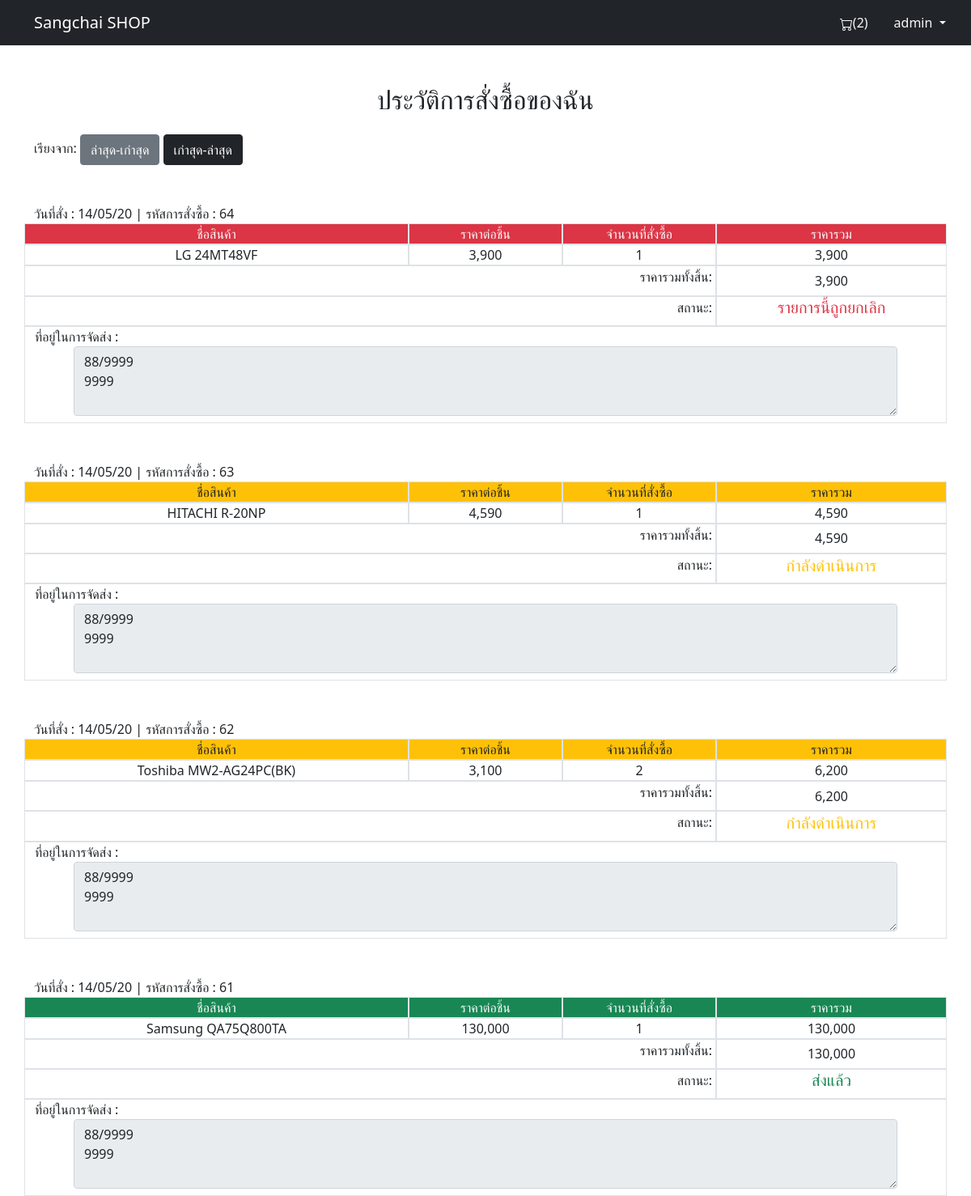
Screenshot of /order_history.php (signed in) with the database file from the repository.
### tables this page shows
CREATE TABLE `sell` (
  `sellid` int(3) NOT NULL,
  `userid` int(5) NOT NULL,
  `date` varchar(8) NOT NULL,
  `status` varchar(20) DEFAULT NULL,
  `address` varchar(300) DEFAULT NULL
);

CREATE TABLE `sellinfo` (
  `sellid` int(5) NOT NULL,
  `pdid` int(5) NOT NULL,
  `price` int(6) NOT NULL,
  `count` int(3) NOT NULL,
  `sellinfoid` int(11) NOT NULL
);

CREATE TABLE `product` (
  `productid` int(3) NOT NULL,
  `typeid` int(3) NOT NULL,
  `brandid` int(3) NOT NULL,
  `PDname` varchar(50) NOT NULL,
  `price` int(7) NOT NULL,
  `count` int(3) NOT NULL,
  `picture` varchar(255) NOT NULL,
  `info` varchar(8000) NOT NULL
);

### order_history.php (the view, shortened to what this page needs)
<?php
include('conectDB.php');
$userid = $_SESSION['userid'];
if (isset($_GET['oldFirst'])) {
    $sql = "SELECT * FROM `sell` WHERE `userid`=$userid ORDER BY `sellid`";
} else {
    $sql = "SELECT * FROM `sell` WHERE `userid`=$userid ORDER BY `sellid` DESC";
}
$resultsell =  mysqli_query($conect, $sql);
$rowofsell = mysqli_fetch_array($resultsell);
?>
<!DOCTYPE html>
<html lang="en">
<head>
    <link rel="stylesheet" href="style.css">
    <link href="https://cdn.jsdelivr.net/npm/bootstrap@5.0.0-beta3/dist/css/bootstrap.min.css" rel="stylesheet">
</head>
<body>
    <nav class="navbar navbar-expand-lg navbar-dark bg-dark justify-content-between flex-nowrap flex-row">
        <div class="container">
            <a href="index.php" class="navbar-brand float-left">Sangchai SHOP</a>
            <div class="row">
                <div class=" col-lg-6 d-flex justify-content-end p-0">
                    <?php if (isset($_SESSION['userid'])) {
                        $usid = $_SESSION['userid'];
                        $sqlcart = "SELECT * FROM cart WHERE userid=$usid";
                        $re = mysqli_query($conect, $sqlcart);
                        if (mysqli_num_rows($re) == 1) {
                            $rowcart = mysqli_fetch_array($re);
                            $cartid = $rowcart['cartid'];
                            $sqlcart = "SELECT * FROM cartINFO WHERE cartid=$cartid";
                            $re = mysqli_query($conect, $sqlcart);
                            $countcart = 0;
                            while ($rowcart = mysqli_fetch_array($re)) {
                                $countcart += $rowcart['count'];
                            }
                        } else {
                            $countcart = 0;
                        }
                    } else {
                        $countcart = 0;
                    }
                    ?>
                    <a href="cart.php" class="nav-link text-light">(<label id="cart"><?php echo $countcart; ?></label>)</a>
                </div>
                <div class="dropdown col-lg-6 d-flex justify-content-start p-0">
                    <a class="nav-link text-light dropdown-toggle" href="#" role="button" id="dropdownMenuLink" data-bs-toggle="dropdown" aria-expanded="false">
                        <?php echo $_SESSION['username'] ?>
                    </a>
                </div>
            </div>
        </div>
    </nav>
    <div class="container mt-5">
        <div class="d-flex justify-content-center mb-3">
            <h2>ประวัติการสั่งซื้อของฉัน</h2>
        </div>
        เรียงจาก:
        <?php if (isset($_GET['oldFirst'])) : ?>
            <a href="order_history.php" class="btn btn-dark">ล่าสุด-เก่าสุด</a>
            <a href="order_history.php?oldFirst=1" class="btn btn-secondary">เก่าสุด-ล่าสุด</a>
        <?php else : ?>
            <a href="order_history.php" class="btn btn-secondary">ล่าสุด-เก่าสุด</a>
            <a href="order_history.php?oldFirst=1" class="btn btn-dark">เก่าสุด-ล่าสุด</a>
        <?php endif ?>
        <div>
            <?php if ($rowofsell) :
            ?>
                <?php do { ?>
                    <?php $sellid = $rowofsell['sellid'] ?>
                    <?php $sql = "SELECT *,price*count  AS total FROM  `sellinfo` WHERE `sellid`=$sellid";
                    $resulsellinfo = mysqli_query($conect, $sql);
                    ?>
                    <div class="row">
                        <div class="col-md-12 mt-5">
                            วันที่สั่ง : <?php echo $rowofsell['date'] ?>
                            | รหัสการสั่งซื้อ : <?php echo $rowofsell['sellid'] ?>
                        </div>
                    </div>
                    <?php if ($rowofsell['status'] == "กำลังดำเนินการ") : ?>
                        <div class="row bg-warning">
                            <div class="col-md-5 d-flex justify-content-center border">
                                ชื่อสินค้า
                            </div>
                            <div class="col-md-2 d-flex justify-content-center border">
                                ราคาต่อชิ้น
                            </div>
                            <div class="col-md-2 d-flex justify-content-center border">
                                จำนวนที่สั่งซื้อ
                            </div>
                            <div class="col-md-3 d-flex justify-content-center border">
                                ราคารวม
                            </div>
                        </div>
                    <?php elseif ($rowofsell['status'] == "ส่งแล้ว") : ?>
                        <div class="row bg-success text-light">
                            <div class="col-md-5 d-flex justify-content-center border">
                                ชื่อสินค้า
                            </div>
                            <div class="col-md-2 d-flex justify-content-center border">
                                ราคาต่อชิ้น
                            </div>
                            <div class="col-md-2 d-flex justify-content-center border">
                                จำนวนที่สั่งซื้อ
                            </div>
                            <div class="col-md-3 d-flex justify-content-center border">
                                ราคารวม
                            </div>
                        </div>
                    <?php else : ?>
                        <div class="row bg-danger text-light">
                            <div class="col-md-5 d-flex justify-content-center border">
                                ชื่อสินค้า
                            </div>
                            <div class="col-md-2 d-flex justify-content-center border">
                                ราคาต่อชิ้น
                            </div>
                            <div class="col-md-2 d-flex justify-content-center border">
                                จำนวนที่สั่งซื้อ
                            </div>
                            <div class="col-md-3 d-flex justify-content-center border">
                                ราคารวม
                            </div>
                        </div>
                    <?php endif ?>
                    <?php $total = 0; ?>
                    <?php while ($rowsellinfo = mysqli_fetch_array($resulsellinfo)) {
                    ?>
                        <?php
                        $PDID = $rowsellinfo['pdid'];
                        $sql = "SELECT PDname FROM `product` WHERE productid=$PDID";
                        $productName = mysqli_query($conect, $sql);
                        $productName = mysqli_fetch_array($productName)['PDname'];
                        ?>
                        <div class="row">
                            <div class="col-md-5 d-flex justify-content-center border">
                                <?php echo $productName; ?>
                            </div>
                            <div class="col-md-2 d-flex justify-content-center border">
                                <?php echo number_format($rowsellinfo['price']); ?>
                            </div>
                            <div class="col-md-2 d-flex justify-content-center border">
                                <?php echo $rowsellinfo['count'] ?>
                            </div>
                            <div class="col-md-3 d-flex justify-content-center border">
                                <?php echo number_format($rowsellinfo['total']); ?>
                                <?php $total += $rowsellinfo['total']; ?>
                            </div>
                        </div>
                    <?php } ?>
                    <div class="row">
                        <div class="col-md-9 d-flex justify-content-end p-1 border">
                            <h6>ราคารวมทั้งสิ้น:</h6>
                        </div>
                        <div class="col-md-3 d-flex justify-content-center border align-items-center">
                            <?php echo number_format($total) ?>
                        </div>
                    </div>
                    <div class="row">
                        <div class="col-md-9 d-flex justify-content-end p-1 border">
                            <h6>สถานะ:</h6>
                        </div>
                        <div class="col-md-3 d-flex justify-content-center border align-items-center">
                            <?php if ($rowofsell['status'] == "กำลังดำเนินการ") : ?>
                                <h5 class="text-warning"><?php echo $rowofsell['status'] ?></h5>
                            <?php elseif ($rowofsell['status'] == "ส่งแล้ว") : ?>
                                <h5 class="text-success"><?php echo $rowofsell['status'] ?></h5>
                            <?php else : ?>
                                <h5 class="text-danger"><?php echo $rowofsell['status'] ?></h5>
                            <?php endif ?>
                        </div>
                    </div>
                    <div class="row">
                        <div class="col-md-12 border">
                            ที่อยู่ในการจัดส่ง :<br>
                            <div class="ms-5 me-5 mb-2">
                                <textarea name="" id="" class="form-control" rows="3" disabled><?php echo $rowofsell['address'] ?></textarea>
                            </div>
                        </div>
                    </div>
                <?php } while ($rowofsell = mysqli_fetch_array($resultsell)) ?>
            <?php else :
            ?>
                <div class="p-5 mt-5">
                    <h3 class="d-flex justify-content-center text-secondary">-- คุณยังไม่มีประวัติการซื้อ --</h3>
                </div>
            <?php endif ?>
        </div>
    </div>
</body>
</html>

### rows the page displays
sell: date "14/05/20", sellid "64", shows "ชื่อสินค้า", total "3,900", status "รายการนี้ถูกยกเลิก", address "88/9999 9999"
sellinfo: product.PDname "LG 24MT48VF", price "3,900", count "1", total "3,900"
sell: date "14/05/20", sellid "63", shows "ชื่อสินค้า", total "4,590", status "กำลังดำเนินการ", address "88/9999 9999"
sellinfo: product.PDname "HITACHI R-20NP", price "4,590", count "1", total "4,590"
sell: date "14/05/20", sellid "62", shows "ชื่อสินค้า", total "6,200", status "กำลังดำเนินการ", address "88/9999 9999"
sellinfo: product.PDname "Toshiba MW2-AG24PC(BK)", price "3,100", count "2", total "6,200"
sell: date "14/05/20", sellid "61", shows "ชื่อสินค้า", total "130,000", status "ส่งแล้ว", address "88/9999 9999"
sellinfo: product.PDname "Samsung QA75Q800TA", price "130,000", count "1", total "130,000"

### other values shown
$countcart "2"
$_SESSION['username'] "admin"
